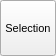
<?xml version="1.0" encoding="UTF-8"?>
<ui version="4.0">
 <class>GrowPopup</class>
 <widget class="QWidget" name="GrowPopup">
  <property name="geometry">
   <rect>
    <x>0</x>
    <y>0</y>
    <width>94</width>
    <height>56</height>
   </rect>
  </property>
  <property name="sizePolicy">
   <sizepolicy hsizetype="Minimum" vsizetype="Minimum">
    <horstretch>0</horstretch>
    <verstretch>0</verstretch>
   </sizepolicy>
  </property>
  <property name="font">
   <font>
    <pointsize>8</pointsize>
   </font>
  </property>
  <property name="windowTitle">
   <string>Grow Popup</string>
  </property>
  <layout class="QVBoxLayout" name="verticalLayout">
   <property name="spacing">
    <number>2</number>
   </property>
   <property name="sizeConstraint">
    <enum>QLayout::SetFixedSize</enum>
   </property>
   <property name="margin">
    <number>0</number>
   </property>
   <item>
    <widget class="QToolButton" name="AddHSelectionButton">
     <property name="minimumSize">
      <size>
       <width>56</width>
       <height>56</height>
      </size>
     </property>
     <property name="maximumSize">
      <size>
       <width>56</width>
       <height>56</height>
      </size>
     </property>
     <property name="text">
      <string>Selection</string>
     </property>
     <property name="icon">
      <iconset resource="icons.qrc">
       <normaloff>:/build/icons/build_growsel.svg</normaloff>:/build/icons/build_growsel.svg</iconset>
     </property>
     <property name="iconSize">
      <size>
       <width>30</width>
       <height>30</height>
      </size>
     </property>
     <property name="checkable">
      <bool>false</bool>
     </property>
     <property name="autoExclusive">
      <bool>false</bool>
     </property>
     <property name="toolButtonStyle">
      <enum>Qt::ToolButtonTextUnderIcon</enum>
     </property>
     <property name="autoRaise">
      <bool>false</bool>
     </property>
    </widget>
   </item>
  </layout>
 </widget>
 <resources>
  <include location="icons.qrc"/>
 </resources>
 <connections/>
</ui>
